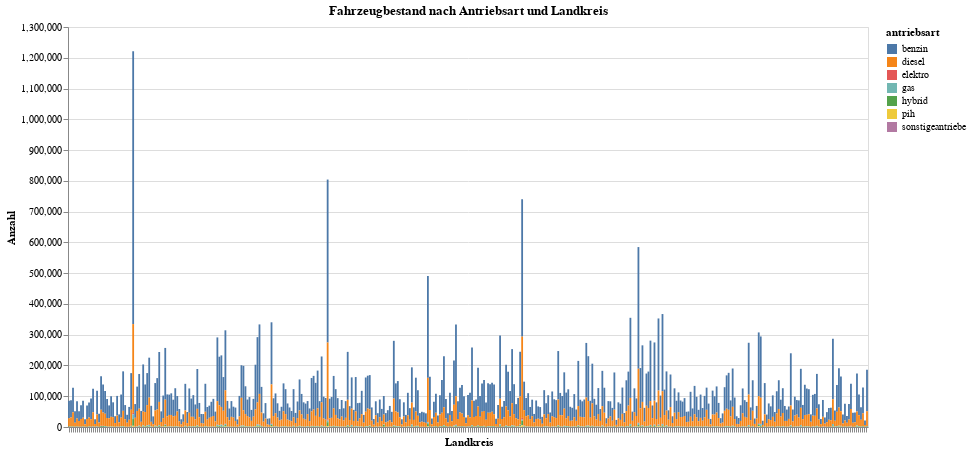

Write notebook code for a chart like this one.
### Code cell
# Beispielaufruf für df_antriebe
chart_antriebe = create_stacked_bar_chart(
    df=df_antriebe,
    id_vars=['landkreis'],
    var_name='antriebsart',
    value_name='Anzahl',
    x_axis_title='Landkreis',
    chart_title='Fahrzeugbestand nach Antriebsart und Landkreis'
)
chart_antriebe

### Figure 1 — Vega-Lite specification as saved in the notebook (floating-point values rounded to 4 significant figures; data arrays with more than 128 entries replaced by an {"elided": "..."} marker saying what was removed)
{"config": {"view": {"continuousWidth": 300, "continuousHeight": 300}}, "data": {"name": "data-1809797c602adbc12d08416ddc03849f"}, "mark": {"type": "bar"}, "encoding": {"color": {"field": "antriebsart", "type": "nominal"}, "tooltip": [{"field": "landkreis", "type": "nominal"}, {"field": "antriebsart", "type": "nominal"}, {"field": "Anzahl", "type": "quantitative"}], "x": {"axis": {"labels": false, "title": "Landkreis"}, "field": "landkreis", "type": "nominal"}, "y": {"field": "Anzahl", "stack": "zero", "type": "quantitative"}}, "height": 400, "title": "Fahrzeugbestand nach Antriebsart und Landkreis", "width": 800, "$schema": "https://vega.github.io/schema/vega-lite/v5.20.1.json", "datasets": {"data-1809797c602adbc12d08416ddc03849f": {"elided": "2793 records"}}}
